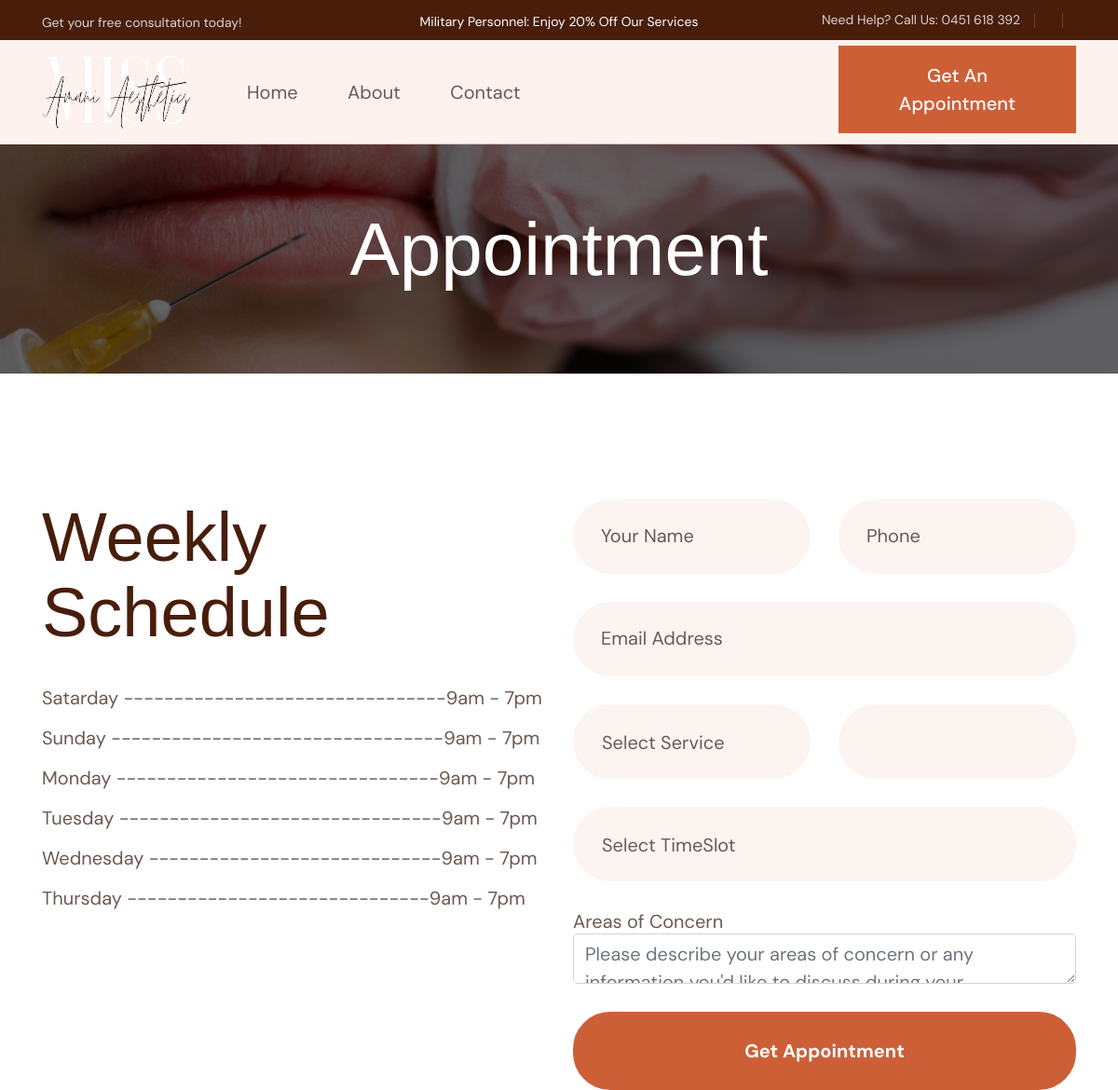
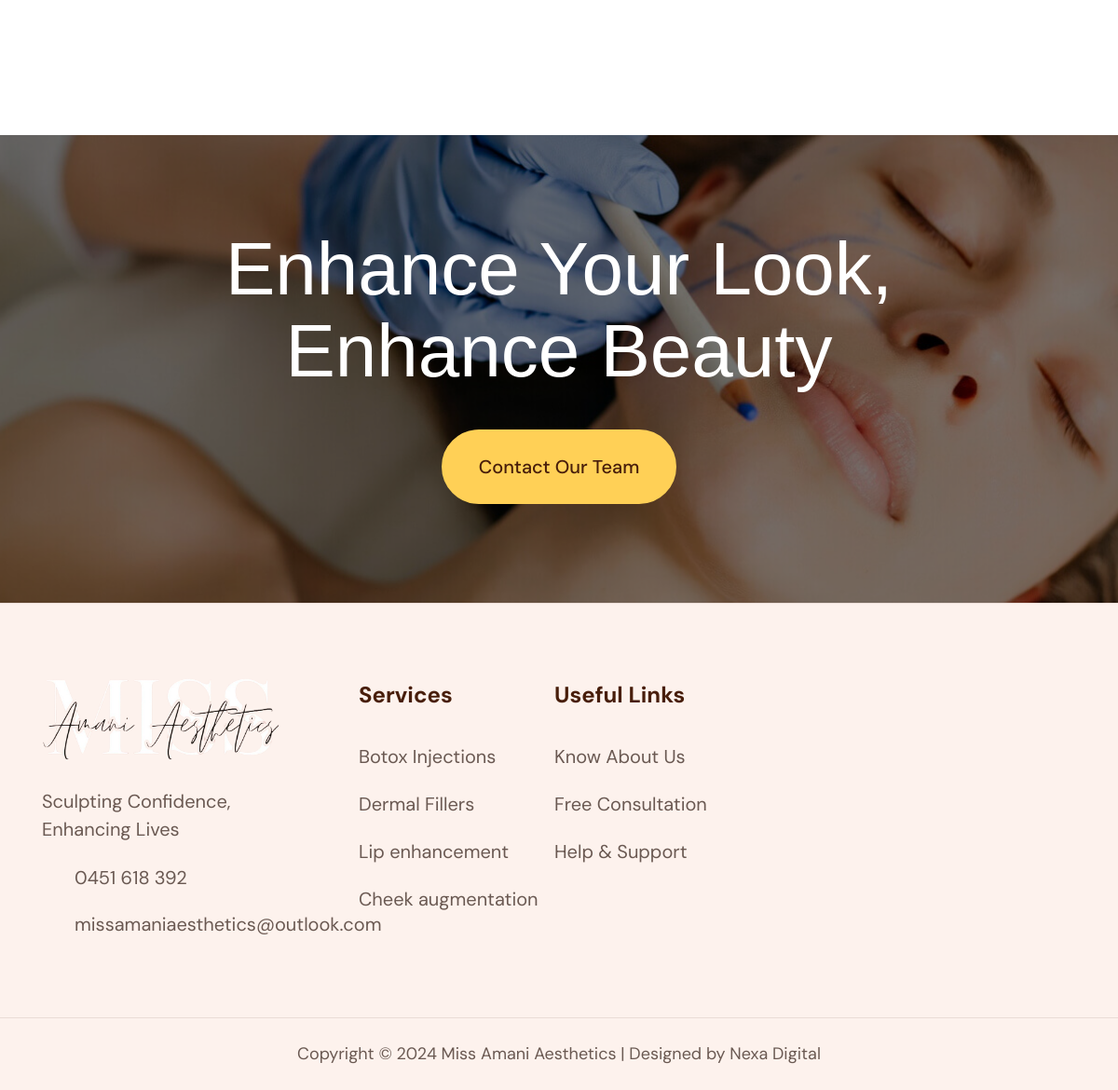
/appointment/, run on the app's committed database (2 pictures, top to bottom).
### appointment/models.py (models this page shows, shortened)
class Services(models.Model):
    title = models.CharField(max_length=200)
    banner_image = models.ImageField(upload_to='service_banners/')
    description = models.TextField()
    slug = models.SlugField(unique=True, blank=True)
    created_at = models.DateTimeField(auto_now_add=True)
    updated_at = models.DateTimeField(auto_now=True)
    class Meta:
        ordering = ['-created_at']

### appointment/views.py (the view, shortened to what this page needs)
# urls.py: path('appointment/', views.book_appointment, name='appointment'),
def book_appointment(request):
    services = Service.objects.all()
    return render(request, 'appointment/appointment.html', {
        'services': services,
    })

### appointment/context_processors.py (called while the page is built)
def base_context(request):
    servicess = Services.objects.all()
    return {'servicess': servicess}

### appointment/templates/appointment/appointment.html (shortened to what this page needs)
{% extends "appointment/base.html" %}
{% load static %}
{% block content %}
<main>
    <section class="breadcrumb-area tpbreadcrumb-overlay" data-background="/static/appointment/assets/img/breadcrumb/breadcrumb-bg-2.jpg" style="background-image: url('/static/appointment/assets/img/breadcrumb/breadcrumb-bg-2.jpg');">
       <div class="container">
          <div class="row align-items-center">
             <div class="col-12">
                <div class="tpbreadcrumb text-center">
                   <h2 class="tpbreadcrumb-title">Appointment</h2>
                </div>
             </div>
          </div>
       </div>
    </section>
    <section class="form-area pt-135 pb-65">
        <div class="container">
            <div class="row">
                <div class="col-xl-6 col-lg-5">
                    <div class="schedules mb-60">
                        <div class="tpsection">
                            <h2 class="tpsection-title mb-35">Weekly Schedule</h2>
                        </div>
                        <div class="schedules-list">
                            <span>Satarday --------------------------------9am - 7pm</span>
                            <span>Sunday ---------------------------------9am - 7pm</span>
                            <span>Monday --------------------------------9am - 7pm</span>
                            <span>Tuesday --------------------------------9am - 7pm</span>
                            <span>Wednesday -----------------------------9am - 7pm</span>
                            <span>Thursday ------------------------------9am - 7pm</span>
                        </div>
                    </div>
                </div>
                <div class="col-xl-6 col-lg-7">
                    <div class="appoinment-2 appoinment-3 mb-50">
                        <div class="appoinment-2">
                            <form method="post" action="{% url 'appointment' %}">
                                <div class="row">
                                    <div class="col-lg-6">
                                        <div class="appoinment-form-input mb-30">
                                            <input type="text" name="name" placeholder="Your Name" required>
                                        </div>
                                    </div>
                                    <div class="col-lg-6">
                                        <div class="appoinment-form-input mb-30">
                                            <input type="text" name="phone" placeholder="Phone" required>
                                        </div>
                                    </div>
                                    <div class="col-lg-12">
                                        <div class="appoinment-form-input mb-30">
                                            <input type="email" name="email" placeholder="Email Address" required>
                                        </div>
                                    </div>
                                    <div class="col-lg-6">
                                        <div class="appoinment-form-input">
                                        </div>
                                    </div>
                                    <div class="col-lg-6">
                                        <div class="appoinment-form-input">
                                        </div>
                                    </div>
                                    <div class="col-lg-12">
                                        <div class="appoinment-form-input">
                                        </div>
                                    </div>
                                    <div class="col-lg-12">
                                        <div class="appoinment-form-input mb-30">
                                            <label>Areas of Concern</label>
                                            <textarea name="consultation_notes" id="consultation_notes" rows="4" placeholder="Please describe your areas of concern or any information you'd like to discuss during your appointment" class="form-control"></textarea>
                                        </div>
                                    </div>
                                    <div class="col-lg-12">
                                        <div class="appoinment-form-submit mb-30">
                                            <button type="submit" class="tp-btn">Get Appointment</button>
                                        </div>
                                    </div>
                                </div>
                            </form>
                        </div>
                    </div>
                </div>
            </div>
        </div>
    </section>
    <section class="cta-area cta-6-bg pt-100 pb-100" data-background="/static/appointment/assets/img/banner/cta-6-bg-1.jpg" style="background-image: url('/static/appointment/assets/img/banner/cta-6-bg-1.jpg');">
       <div class="container">
          <div class="row">
             <div class="col-lg-12">
                <div class="cta-6-content text-center">
                   <div class="whitesection mb-25">
                      <h2 class="whitesection-title mb-40">Enhance Your Look, <br> Enhance Beauty</h2>
                   </div>
                   <div class="cta-6-btn">
                      <a class="tp-round-btn" href="{% url 'contact' %}">Contact Our Team</a>
                   </div>
                </div>
             </div>
          </div>
       </div>
    </section>
</main>
{% endblock content %}

### appointment/templates/appointment/base.html (shortened to what this page needs)
{% load static %}
<!doctype html>
<html class="no-js" lang="zxx">
<head>
      <link rel="stylesheet" href="{% static "appointment/assets/css/bootstrap.css" %}">
      <link rel="stylesheet" href="{% static "appointment/assets/css/animate.css" %}">
      <link rel="stylesheet" href="{% static "appointment/assets/css/swiper-bundle.css" %}">
      <link rel="stylesheet" href="{% static "appointment/assets/css/slick.css" %}">
      <link rel="stylesheet" href="{% static "appointment/assets/css/nouislider.css" %}">
      <link rel="stylesheet" href="{% static "appointment/assets/css/magnific-popup.css" %}">
      <link rel="stylesheet" href="{% static "appointment/assets/css/splide.css" %}">
      <link rel="stylesheet" href="{% static "appointment/assets/css/font-awesome-pro.css" %}">
      <link rel="stylesheet" href="{% static "appointment/assets/css/odometer.css" %}">
      <link rel="stylesheet" href="{% static "appointment/assets/css/spacing.css" %}">
      <link rel="stylesheet" href="{% static "appointment/assets/css/main.css" %}">
   </head>
   <body>
      <header>
         <div class="header__area header-3 tp-header-height">
            <div class="header__top theme-bg-5 d-none d-md-block">
               <div class="container">
                  <div class="row align-items-center">
                     <div class="col-xl-4 col-lg-4 col-md-4">
                        <div class="header-top-right">
                           <span>Get your free consultation today!</span>
                        </div>
                     </div>
                     <div class="col-xl-4 col-lg-4 col-md-4">
                        <div class="header__social text-center">
                           <span style="color: white; white-space: nowrap; font-size: 14px;">Military Personnel: Enjoy 20% Off Our Services</span>
                        </div>
                     </div>
                     <div class="col-xl-4 col-lg-4 col-md-4">
                        <div class="header__top-right d-flex justify-content-end align-items-center">
                           <div class="header__social">
                              <ul>
                                 <li><a href="tel:0451 618 392"> Need Help? Call Us: 0451 618 392</a></li>
                                 <li><a href="#"></a></li>
                                 <li><a href="#"></a></li>
                              </ul>
                           </div>
                        </div>
                     </div>
                  </div>
               </div>
            </div>
            <div class="header__bottom-wrap theme-bg-6" id="header-sticky">
               <div class="container">
                  <div class="header__border-3">
                     <div class="row align-items-center">
                        <div class="col-xxl-3 col-xl-2 col-lg-6 col-md-6 col-6">
                           <div class="logo">
                              <a href="{% url "home" %}">
                                 <img style="height:80px" src="{% static "appointment/assets/img/banner/logo2.png" %}" alt="logo">
                              </a>
                           </div>
                        </div>
                        <div class="col-xxl-6 col-xl-7  d-none d-xl-block">
                           <div class="main-menu main-menu-3">
                              <nav id="mobile-menu" class="tp-main-menu-content">
                                 <ul>
                                    <li class="has-dropdown">
                                       <a href="{% url "home" %}">Home</a>
                                    </li>
                                    <li>
                                       <a href="{% url "about" %}">About</a>
                                    </li>
                                    <li>
                                       <a href="{% url "contact" %}">Contact</a>
                                    </li>
                                 </ul>
                              </nav>
                           </div>
                        </div>
                        <div class="col-xxl-3 col-xl-3 col-lg-6 col-md-6 col-6">
                           <div class="header__bottom-right d-flex justify-content-end align-items-center">
                              <div class="header__right d-flex justify-content-end align-items-center">
                                 <div class="header__btn-3 d-none d-md-block">
                                    <a class="tp-btn" href="{% url "appointment" %}">Get An Appointment</a>
                                 </div>
                              </div>
                           </div>
                        </div>
                     </div>
                  </div>
               </div>
            </div>
         </div>
      </header>
      {% block content %}
      {% endblock content %}
      <footer>
         <div class="footer-area">
            <div class="footer-top-3 theme-bg-6 pt-80 pb-15">
               <div class="container">
                  <div class="row">
                     <div class="col-lg-3 col-md-6">
                        <div class="footer-widget footer-3-col-1 mb-70 wow fadeInUp" data-wow-duration="1s" data-wow-delay=".2s">
                           <div class="footer-logo">
                              <a href="{% url "home" %}"><img src="{% static "appointment/assets/img/banner/logo2.png" %}" alt=""></a>
                           </div>
                           <div class="footer-content">
                              <div class="footer-info">
                                 <p>Sculpting Confidence, Enhancing Lives</p>
                              </div>
                              <ul class="footer-info-list">
                                 <li>
                                    <a href="tel:0451 618 392">0451 618 392</a>
                                 </li>
                                 <li>
                                    <a href="#"><span class="__cf_email__" data-cfemail="c3b0b6b3b3acb1b783a4aea2aaafeda0acae">missamaniaesthetics@outlook.com</span></a>
                                 </li>
                              </ul>
                           </div>
                        </div>
                     </div>
                     <div class="col-lg-3 col-md-6">
                        <div class="footer-widget footer-3-col-2 mb-70 wow fadeInUp" data-wow-duration="1s" data-wow-delay=".4s">
                           <span class="footer-title">Services</span>
                           <div class="footer-link">
                              <ul>
                              {% for service in servicess %}
                                 <li><a href="{% url 'service_detail' service.slug %}">{{ service.title }}</a></li>
                              {% endfor %}
                              </ul>
                           </div>
                        </div>
                     </div>
                     <div class="col-lg-2 col-md-6">
                        <div class="footer-widget footer-3-col-3 mb-70 wow fadeInUp" data-wow-duration="1s" data-wow-delay=".6s">
                           <span class="footer-title">Useful Links</span>
                           <div class="footer-link">
                              <ul>
                                 <li><a href="{% url "about" %}">Know About Us</a></li>
                                 <li><a href="{% url "appointment" %}">Free Consultation</a></li>
                                 <li><a href="{% url "contact" %}">Help & Support</a></li>
                              </ul>
                           </div>
                        </div>
                     </div>
                  </div>
               </div>
            </div>
            <div class="footer-bottom-3 theme-bg-6">
               <div class="container">
                  <div class="row">
                     <div class="col-lg-12">
                        <div class="footer-copyright text-center">
                           <span>Copyright © 2024 Miss Amani Aesthetics | Designed by Nexa Digital</span>
                        </div>
                     </div>
                  </div>
               </div>
            </div>
         </div>
      </footer>
   </body>
</html>

### appointment/static/appointment/assets/css/spacing.css (style rules this page uses)
.mb-25 { margin-bottom:25px }
.mb-30 { margin-bottom:30px }
.mb-35 { margin-bottom:35px }
.mb-40 { margin-bottom:40px }
.mb-50 { margin-bottom:50px }
.mb-60 { margin-bottom:60px }
.mb-70 { margin-bottom:70px }
.pt-80 { padding-top:80px }
.pt-100 { padding-top:100px }
.pt-135 { padding-top:135px }
.pb-15 { padding-bottom:15px }
.pb-65 { padding-bottom:65px }
.pb-100 { padding-bottom:100px }

### data on the page
Services: title "Botox Injections"
Services: title "Dermal Fillers"
Services: title "Lip enhancement"
Services: title "Cheek augmentation"
